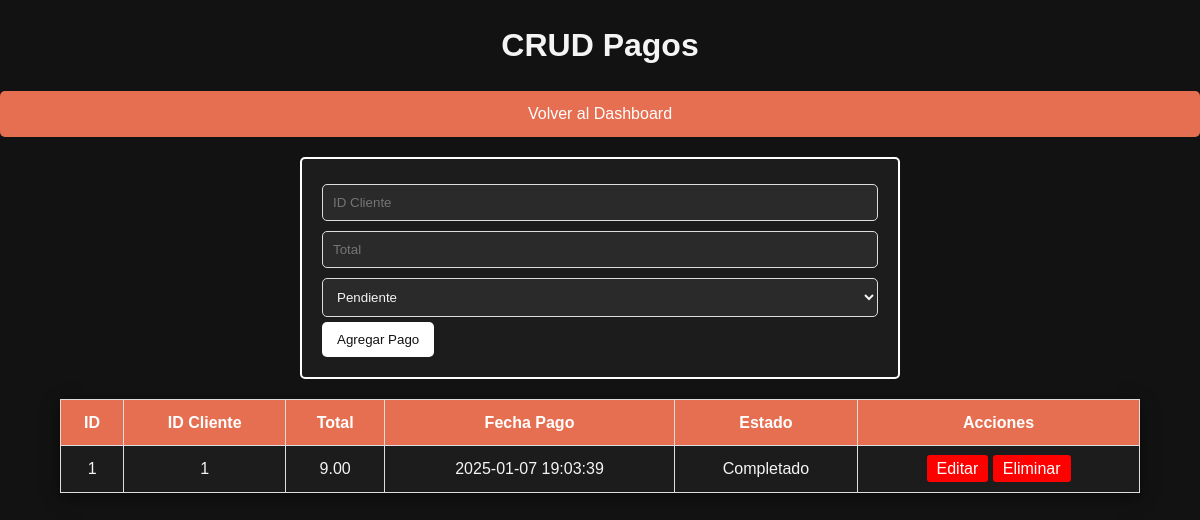
The page /antjitos-admin/pagos_crud.php on the database as committed earlier.
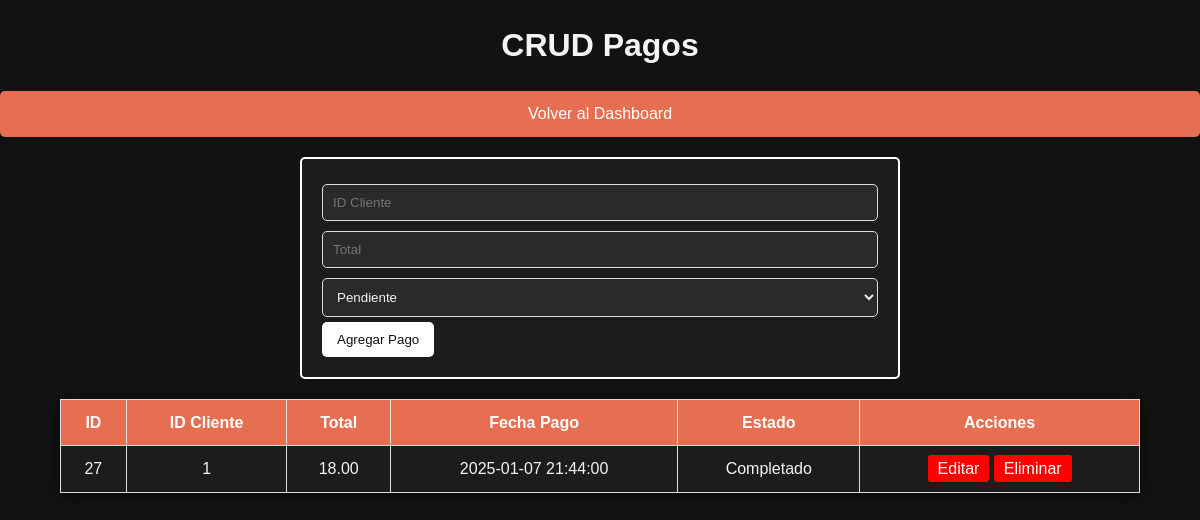
The same page on the database as committed later.
### tables this page shows
CREATE TABLE `pagos` (
  `id_pago` int(11) NOT NULL,
  `id_cliente` int(11) NOT NULL,
  `total` decimal(10,2) NOT NULL,
  `fecha_pago` datetime NOT NULL DEFAULT current_timestamp(),
  `estado` enum('Pendiente','Completado','Fallido') DEFAULT 'Pendiente',
  `id_pedido` int(11) NOT NULL
);

### antjitos-admin/pagos_crud.php (the view, shortened to what this page needs)
<?php
include 'db_connection.php';
$updateData = null;
$result = $conn->query("SELECT * FROM pagos");
?>
<!DOCTYPE html>
<html lang="es">
<head>
</head>
<body>
    <h1>CRUD Pagos</h1>
    <a href="dashboard.html" class="dashboard-button">Volver al Dashboard</a>
    <div class="form-container">
        <form method="POST">
            <?php if ($updateData): ?>
                <input type="hidden" name="id_pago" value="<?= $updateData['id_pago'] ?>">
                <input type="number" name="id_cliente" placeholder="ID Cliente" value="<?= htmlspecialchars($updateData['id_cliente']) ?>" required>
                <input type="number" step="0.01" name="total" placeholder="Total" value="<?= htmlspecialchars($updateData['total']) ?>" required>
                <select name="estado" required>
                    <option value="Pendiente" <?= $updateData['estado'] == 'Pendiente' ? 'selected' : '' ?>>Pendiente</option>
                    <option value="Completado" <?= $updateData['estado'] == 'Completado' ? 'selected' : '' ?>>Completado</option>
                    <option value="Fallido" <?= $updateData['estado'] == 'Fallido' ? 'selected' : '' ?>>Fallido</option>
                </select>
                <button type="submit" name="update">Actualizar Pago</button>
            <?php else: ?>
                <input type="number" name="id_cliente" placeholder="ID Cliente" required>
                <input type="number" step="0.01" name="total" placeholder="Total" required>
                <select name="estado" required>
                    <option value="Pendiente">Pendiente</option>
                </select>
                <button type="submit" name="create">Agregar Pago</button>
            <?php endif; ?>
        </form>
    </div>
    <table>
        <tr>
            <th>ID</th>
            <th>ID Cliente</th>
            <th>Total</th>
            <th>Fecha Pago</th>
            <th>Estado</th>
            <th>Acciones</th>
        </tr>
        <?php while ($row = $result->fetch(PDO::FETCH_ASSOC)): ?>
            <tr>
                <td><?= htmlspecialchars($row['id_pago']) ?></td>
                <td><?= htmlspecialchars($row['id_cliente']) ?></td>
                <td><?= htmlspecialchars($row['total']) ?></td>
                <td><?= htmlspecialchars($row['fecha_pago']) ?></td>
                <td><?= htmlspecialchars($row['estado']) ?></td>
                <td>
                    <a href="?edit=<?= $row['id_pago'] ?>">Editar</a>
                    <a href="?delete=<?= $row['id_pago'] ?>" onclick="return confirm('¿Estás seguro de eliminar este pago?');">Eliminar</a>
                </td>
            </tr>
        <?php endwhile; ?>
    </table>
</body>
</html>

Rows that differ between the two databases and show on the page:
removed pagos: id_pago "1", id_cliente "1", total "9.00", fecha_pago "2025-01-07 19:03:39", estado "Completado"
added pagos: id_pago "27", id_cliente "1", total "18.00", fecha_pago "2025-01-07 21:44:00", estado "Completado"
